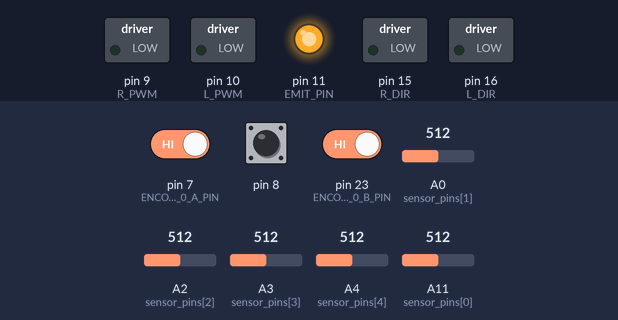
The sketch below on a simulated Arduino Leonardo, built with avr-gcc and run on an emulated ATmega32U4. On the bench: switched loads named in the sketch (green lamp = pin HIGH), output pins drawn as LEDs (lit = HIGH). The inputs (shaded band) are chosen by the test bench; at power-on: A0 (sensor_pins[1]) = 512, A11 (sensor_pins[0]) = 512, A3 (sensor_pins[3]) = 512, pin 7 (ENCODER_0_A_PIN) HIGH, pin 8 HIGH, A2 (sensor_pins[2]) = 512, A4 (sensor_pins[4]) = 512, pin 23 (ENCODER_0_B_PIN) HIGH. What the sketch prints to the serial monitor is not drawn.

Above: at 6.7 s.
6.8 s: A0 (sensor_pins[1]) set to 716
At 7.6 s:
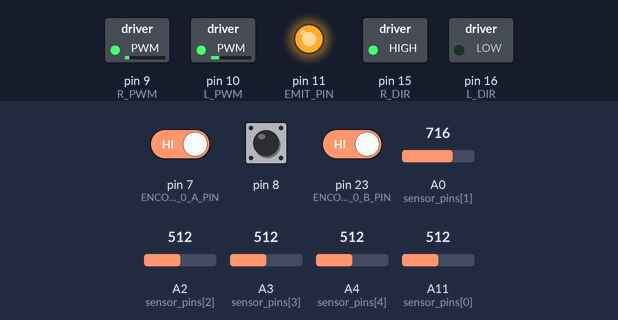
8.3 s: A11 (sensor_pins[0]) set to 375
9.8 s: A11 (sensor_pins[0]) set to 355
At 10.4 s:
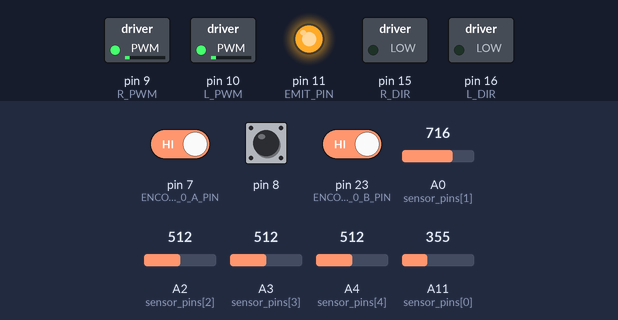
11.3 s: A3 (sensor_pins[3]) set to 716
At 12.2 s:
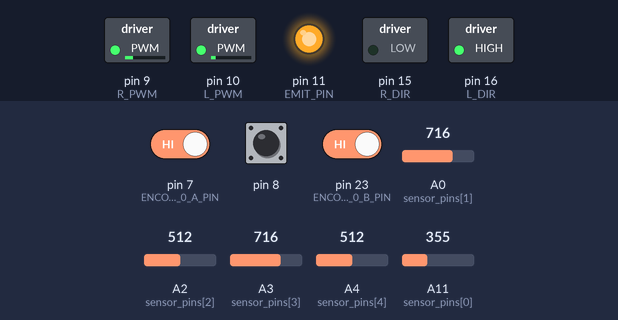
12.8 s: A0 (sensor_pins[1]) set to 805
14.3 s: A0 (sensor_pins[1]) set to 831
At 15.1 s:
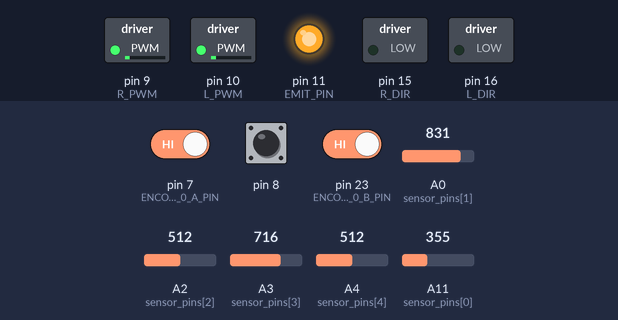
Timing chart, 0 to 16.8 s (numbered marks = the images above; inputs shaded):
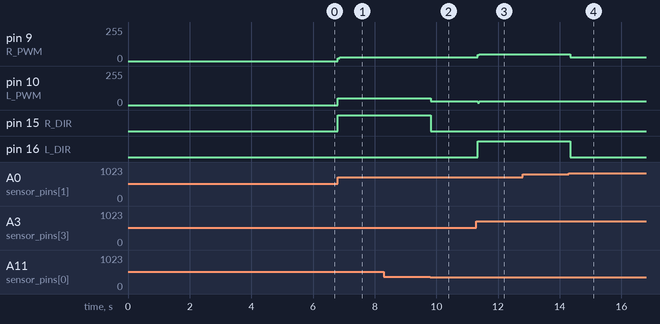

The sketch:

follower.ino
```cpp
#include "Motors.h"
#include "PID.h"
#include "Kinematics.h"
#include "LineSensors.h"
#include <math.h>
#include "Encoders.h"

// ========== 基础组件 ==========
Motors_c motors;
Kinematics_c pose;
LineSensors_c line_sensors;

PID_c turn_pid;  // 用于旋转控制的PID

// ========== 速度估计变量 ==========
unsigned long speed_est_ts = 0;
#define SPEED_EST_MS 10
long last_e0 = 0;
long last_e1 = 0;
float speed_right = 0.0f;
float speed_left  = 0.0f;

// ========== Leader跟随参数 ==========
const bool DEBUG_SERIAL = true;
const float TURN_BASE_SPEED = 20.0f;    // 原地旋转基础速度（PWM）
const float TURN_MAX_SPEED = 40.0f;     // 最大旋转速度

// ⚠️ 黑色桌面会吸收IR光，导致信号很弱！
// 需要大幅降低阈值，并使用差值而非绝对值来检测
const float IR_THRESHOLD = 20.0f;       // IR信号检测阈值（降低以适应黑色桌面）
const float ALIGNMENT_TOLERANCE = 30.0f; // 对齐容差（降低以提高灵敏度）

// ========== 跟随移动参数 ==========
const float FOLLOW_SPEED = 30.0f;       // 跟随前进速度（PWM）
const float MIN_SIGNAL_TO_FOLLOW = 250.0f;  // 最小信号强度（太远就不跟了）

// 背景IR值（启动时校准）
float background_ir[NUM_SENSORS] = {0};
float background_avg = 0.0f;

// ========== 读取IR信号强度 ==========
// 返回5个线传感器的平均IR强度
float getIRSignalStrength() {
  line_sensors.readSensorsADC();
  float total = 0.0f;
  for (int i = 0; i < NUM_SENSORS; i++) {
    total += line_sensors.readings[i];
  }
  return total / NUM_SENSORS;
}

// ========== 计算左右IR差值 ==========
// ⚠️ 重要：在黑色桌面上，Leader会"遮挡"IR反射
// 所以读数是：高=没遮挡（远离Leader），低=被遮挡（靠近Leader）
// 正值表示Leader在左侧，负值表示在右侧（与白色桌面相反！）
float getIRBalance() {
  line_sensors.readSensorsADC();

  // 使用多个传感器的加权平均
  // 左侧：传感器0和1
  // 右侧：传感器3和4
  float left_avg = (line_sensors.readings[0] + line_sensors.readings[1]) / 2.0f;
  float right_avg = (line_sensors.readings[3] + line_sensors.readings[4]) / 2.0f;

  // ⚠️ 黑色桌面：低值=Leader在那一侧
  // 所以用 左侧 - 右侧（与白色桌面相反）
  return left_avg - right_avg;  // 左侧强度 - 右侧强度
}

// ========== 更新位姿 ==========
void updatePose(){
  static unsigned long pose_ts = 0;
  if ( millis() - pose_ts >= 10 ) {
    pose_ts = millis();
    pose.update();
  }
}

// ========== 跟随Leader（简化版：旋转对齐 + 持续跟随）==========
void followLeaderSimple() {
  // 读取IR信号
  float ir_balance = getIRBalance();
  float avg_signal = getIRSignalStrength();
  float signal_drop = background_avg - avg_signal;
  float signal_diff = fabs(ir_balance);

  // 检查是否检测到Leader
  // 降低阈值以适应高背景值环境
  if (signal_drop < 20.0f && signal_diff < IR_THRESHOLD) {
    // 没有检测到Leader，停止
    motors.setPWM(0, 0);
    turn_pid.reset();

    if (DEBUG_SERIAL) {
      static unsigned long debug_ts = 0;
      if (millis() - debug_ts >= 500) {
        debug_ts = millis();
        Serial.println("未检测到Leader - 停止");
        Serial.print("信号: "); Serial.print(avg_signal, 2);
        Serial.print(" | 背景: "); Serial.println(background_avg, 2);
      }
    }
    return;
  }

  // 控制更新（每50ms）
  static unsigned long control_ts = 0;
  if (millis() - control_ts >= 50) {
    control_ts = millis();

    // ========== 1. 计算旋转控制（对齐方向）==========
    float turn_pwm = 0;
    if (fabs(ir_balance) > ALIGNMENT_TOLERANCE) {
      // 需要旋转对齐
      turn_pwm = turn_pid.update(0.0f, ir_balance);
      turn_pwm = constrain(turn_pwm, -TURN_MAX_SPEED, TURN_MAX_SPEED);
    } else {
      // 已对齐，重置旋转PID
      turn_pid.reset();
    }

    // ========== 2. 简单的前进控制 ==========
    float forward_pwm = 0;

    // 只要检测到Leader，就持续前进
    // 信号太弱（太远）时才停止
    if (avg_signal > MIN_SIGNAL_TO_FOLLOW) {
      // 检测到Leader，持续跟随
      forward_pwm = FOLLOW_SPEED;
    } else {
      // 信号太弱，停止前进
      forward_pwm = 0;
    }

    // ========== 3. 混合控制：旋转 + 前进 ==========
    // 如果需要大幅旋转，减少前进速度
    float turn_factor = fabs(turn_pwm) / TURN_MAX_SPEED;  // 0-1
    forward_pwm *= (1.0 - turn_factor * 0.6);  // 旋转时减速60%

    // 计算左右轮PWM
    int left_pwm = (int)(forward_pwm - turn_pwm);
    int right_pwm = (int)(forward_pwm + turn_pwm);

    // 限制PWM范围
    left_pwm = constrain(left_pwm, -60, 60);
    right_pwm = constrain(right_pwm, -60, 60);

    motors.setPWM(left_pwm, right_pwm);

    // ========== 4. 调试输出 ==========
    if (DEBUG_SERIAL) {
      static unsigned long debug_ts = 0;
      if (millis() - debug_ts >= 200) {
        debug_ts = millis();

        Serial.print("跟随 | 信号: "); Serial.print(avg_signal, 0);
        Serial.print(" | IR差值: "); Serial.print(ir_balance, 2);
        Serial.print(" | 转向: "); Serial.print((int)turn_pwm);
        Serial.print(" | 前进: "); Serial.print((int)forward_pwm);
        Serial.print(" | L/R: "); Serial.print(left_pwm);
        Serial.print("/"); Serial.print(right_pwm);

        // 状态指示
        if (fabs(ir_balance) > ALIGNMENT_TOLERANCE) {
          Serial.print(" | 调整方向");
        } else {
          Serial.print(" | 已对齐");
        }

        if (forward_pwm > 0) {
          Serial.println(" | 跟随中");
        } else {
          Serial.println(" | 太远-停止");
        }
      }
    }
  }
}

// ========== 校准背景IR值 ==========
void calibrateBackground() {
  Serial.println("\n开始校准背景IR值...");
  Serial.println("请确保Leader尚未启动或距离较远");
  delay(2000);

  // 采样10次取平均
  for (int sample = 0; sample < 10; sample++) {
    line_sensors.readSensorsADC();
    for (int i = 0; i < NUM_SENSORS; i++) {
      background_ir[i] += line_sensors.readings[i];
    }
    delay(50);
  }

  // 计算平均值
  background_avg = 0.0f;
  for (int i = 0; i < NUM_SENSORS; i++) {
    background_ir[i] /= 10.0f;
    background_avg += background_ir[i];
  }
  background_avg /= NUM_SENSORS;

  Serial.println("背景IR校准完成：");
  Serial.print("背景平均值: "); Serial.println(background_avg, 2);
  Serial.print("各传感器背景值: ");
  for (int i = 0; i < NUM_SENSORS; i++) {
    Serial.print(background_ir[i], 1); Serial.print(" ");
  }
  Serial.println();
}

// ========== SETUP ==========
void setup() {
  // 初始化串口
  Serial.begin(9600);
  delay(1000);
  Serial.println("\n\n*** Follower - Leader跟随程序 ***");
  Serial.println("模式：原地旋转跟随（黑色桌面优化）");

  // 初始化电机
  motors.initialise();

  // 初始化编码器
  setupEncoder0();
  setupEncoder1();

  // 初始化位姿
  pose.initialise(0, 0, 0);

  // 初始化线传感器（用于检测Leader的IR信号）
  line_sensors.initialiseForADC();

  // ⚠️ 重要：initialiseForADC()会设置EMIT_PIN为OUTPUT+HIGH
  // 必须在之后重新设置为INPUT来关闭IR发射
  // 根据官方文档：INPUT模式会关闭IR LED
  pinMode(EMIT_PIN, INPUT);  // INPUT = 关闭IR发射，只接收外部IR源

  Serial.println("✓ 线传感器已初始化");
  Serial.println("✓ EMIT_PIN已设置为INPUT（关闭IR发射）");

  // 校准背景IR值
  calibrateBackground();

  // 初始化旋转PID控制器
  turn_pid.initialise(0.30f, 0.002f, 0.3f);
  turn_pid.reset();

  Serial.println("\n系统初始化完成");
  Serial.println("========================================");
  Serial.println("控制模式：简单跟随（旋转对齐 + 持续前进）");
  Serial.println("PID参数：");
  Serial.println("  - 旋转PID: Kp=0.30, Ki=0.002, Kd=0.3");
  Serial.println("跟随参数：");
  Serial.println("  - 跟随速度: 30 PWM");
  Serial.println("  - 最小信号: 250 (太远停止)");
  Serial.println("⚠️  注意：");
  Serial.println("  - Follower会持续跟随Leader");
  Serial.println("  - 不会保持固定距离");
  Serial.println("  - 需要手动控制Leader避免碰撞");
  Serial.println("========================================");
  Serial.println("Follower已准备好，等待检测Leader信号...\n");
  delay(2000);
}

// ========== LOOP ==========
void loop() {
  // 更新位姿
  updatePose();

  // 执行简单跟随（旋转对齐 + 持续前进）
  followLeaderSimple();

  delay(10);
}
```

Encoders.h
```cpp
#ifndef _ENCODERS_H
#define _ENCODERS_H

#define ENCODER_0_A_PIN  7
#define ENCODER_0_B_PIN  23
#define ENCODER_1_A_PIN  26

volatile long count_e0;
volatile byte state_e0;
volatile long count_e1;
volatile byte state_e1;

ISR( INT6_vect ) {
  boolean e0_B = digitalRead( ENCODER_0_B_PIN );
  boolean e0_A = digitalRead( ENCODER_0_A_PIN );

  e0_A = e0_A ^ e0_B;

  state_e0 = state_e0 | ( e0_B  << 3 );
  state_e0 = state_e0 | ( e0_A  << 2 );

  if ( state_e0 == 1 ) {
    count_e0--;
  } else if ( state_e0 == 2) {
    count_e0++;
  } else if ( state_e0 == 4) {
    count_e0++;
  } else if ( state_e0 == 7) {
    count_e0--;
  } else if ( state_e0 == 8) {
    count_e0--;
  } else if ( state_e0 == 11) {
    count_e0++;
  } else if ( state_e0 == 13) {
    count_e0++;
  } else if ( state_e0 == 14) {
    count_e0--;
  }

  state_e0 = state_e0 >> 2;

}

ISR( PCINT0_vect ) {

  boolean e1_B = PINE & (1 << PINE2);

  boolean e1_A = digitalRead( ENCODER_1_A_PIN );

  e1_A = e1_A ^ e1_B;

  state_e1 = state_e1 | ( e1_B  << 3 );
  state_e1 = state_e1 | ( e1_A  << 2 );

  if ( state_e1 == 1 ) {
    count_e1--;
  } else if ( state_e1 == 2) {
    count_e1++;
  } else if ( state_e1 == 4) {
    count_e1++;
  } else if ( state_e1 == 7) {
    count_e1--;
  } else if ( state_e1 == 8) {
    count_e1--;
  } else if ( state_e1 == 11) {
    count_e1++;
  } else if ( state_e1 == 13) {
    count_e1++;
  } else if ( state_e1 == 14) {
    count_e1--;
  }

  state_e1 = state_e1 >> 2;
}

void setupEncoder0()
{
  count_e0 = 0;

  pinMode( ENCODER_0_A_PIN, INPUT );
  pinMode( ENCODER_0_B_PIN, INPUT );

  state_e0 = 0;

  boolean e0_A = digitalRead( ENCODER_0_A_PIN );
  boolean e0_B = digitalRead( ENCODER_0_B_PIN );
  e0_A = e0_A ^ e0_B;

  state_e0 = state_e0 | ( e0_B << 1 );
  state_e0 = state_e0 | ( e0_A << 0 );

  EIMSK = EIMSK & ~(1 << INT6);

  EICRB |= ( 1 << ISC60 );

  EIFR |= ( 1 << INTF6 );

  EIMSK |= ( 1 << INT6 );

}

void setupEncoder1(){

  count_e1 = 0;

  DDRE = DDRE & ~(1 << DDE6);

  PORTE = PORTE | (1 << PORTE2 );

  pinMode( ENCODER_1_A_PIN, INPUT );
  digitalWrite( ENCODER_1_A_PIN, HIGH );

  state_e1 = 0;

  boolean e1_B = PINE & (1 << PINE2);

  boolean e1_A = digitalRead( ENCODER_1_A_PIN );

  e1_A = e1_A ^ e1_B;

  state_e1 = state_e1 | ( e1_B << 1 );
  state_e1 = state_e1 | ( e1_A << 0 );

  PCICR = PCICR & ~( 1 << PCIE0 );

  PCMSK0 |= (1 << PCINT4);

  PCIFR |= (1 << PCIF0);

  PCICR |= (1 << PCIE0);
}

#endif
```

Kinematics.h
```cpp
#ifndef _KINEMATICS_H
#define _KINEMATICS_H

#include <math.h>

extern volatile long count_e0;
extern volatile long count_e1;

const float count_per_rev = 358.3;
const float wheel_radius  = 16.63;
const float wheel_sep     = 43.15;

const float mm_per_count  = ( 2.0 * wheel_radius * PI ) / count_per_rev;

class Kinematics_c {
  public:

    float x,y,theta;

    long last_e1;
    long last_e0;

    Kinematics_c() {

    }

    void initialise( float start_x, float start_y, float start_th ) {
      last_e0 = count_e0;
      last_e1 = count_e1;
      x = start_x;
      y = start_y;
      theta = start_th;
    }

    void update( ) {

        long delta_e1;
        long delta_e0;
        float mean_delta;

        float x_contribution;
        float th_contribution;

        delta_e1 = count_e1 - last_e1;
        delta_e0 = count_e0 - last_e0;

        last_e1 = count_e1;
        last_e0 = count_e0;

        mean_delta = (float)delta_e1;
        mean_delta += (float)delta_e0;
        mean_delta /= 2.0;

        x_contribution = mean_delta * mm_per_count;

        th_contribution = (float)delta_e0;
        th_contribution -= (float)delta_e1;
        th_contribution *= mm_per_count;
        th_contribution /= (wheel_sep *2.0);

        x = x + x_contribution * cos( theta );
        y = y + x_contribution * sin( theta );
        theta = theta + th_contribution;

    }

};

#endif
```

LineSensors.h
```cpp
#ifndef _LINESENSORS_H
#define _LINESENSORS_H

#define NUM_SENSORS 5

const int sensor_pins[ NUM_SENSORS ] = { A11, A0, A2, A3, A4 };

#define EMIT_PIN   11

class LineSensors_c {

  public:

    float readings[ NUM_SENSORS ];

    float minimum[ NUM_SENSORS ];
    float maximum[ NUM_SENSORS ];
    float scaling[ NUM_SENSORS ];

    float calibrated[ NUM_SENSORS ];

    LineSensors_c() {
      for (int i = 0; i < NUM_SENSORS; i++) {
        readings[i] = 0.0;
        calibrated[i] = 0.0;
        minimum[i] = 1023.0;
        maximum[i] = 0.0;
        scaling[i] = 1.0;
      }
    }

    void initialiseForADC() {

      pinMode( EMIT_PIN, OUTPUT );
      digitalWrite( EMIT_PIN, HIGH );

      for( int sensor = 0; sensor < NUM_SENSORS; sensor++ ) {
        pinMode( sensor_pins[sensor], INPUT_PULLUP );
      }

    }

    void readSensorsADC() {

      initialiseForADC();

      for( int sensor = 0; sensor < NUM_SENSORS; sensor++ ) {
        readings[sensor] = (float)analogRead( sensor_pins[sensor] );
      }

    }

    void calcCalibratedADC() {

      readSensorsADC();

      for( int sensor = 0; sensor < NUM_SENSORS; sensor++ ) {
        float range = (maximum[sensor] - minimum[sensor]);
        if (range <= 0.0) range = 1.0;
        scaling[sensor] = 1.0 / range;
        float v = (readings[sensor] - minimum[sensor]) * scaling[sensor];
        calibrated[sensor] = v;
      }

    }

    void initialiseForDigital() {

      pinMode( EMIT_PIN, OUTPUT );
      digitalWrite( EMIT_PIN, HIGH );

    }

    void readSensorsDigital() {
    }

    bool onLine( float threshold = 0.6 ) {
      calcCalibratedADC();
      for (int i = 0; i < NUM_SENSORS; i++) {
        if ( calibrated[i] >= threshold ) return true;
      }
      return false;
    }

};

#endif
```

Motors.h
```cpp
#ifndef _MOTORS_H
#define _MOTORS_H

#define L_PWM 10
#define L_DIR 16
#define R_PWM 9
#define R_DIR 15

#define L_FWD LOW
#define L_REV HIGH
#define R_FWD LOW
#define R_REV HIGH

#define RIGHT_SCALE 0.978f

#define MAX_PWM 180.0

class Motors_c {

  public:

    Motors_c() {
    }

    void initialise() {

      pinMode( L_PWM , OUTPUT );
      pinMode( L_DIR , OUTPUT );
      pinMode( R_PWM , OUTPUT );
      pinMode( R_DIR , OUTPUT );

      digitalWrite( L_DIR, L_FWD );
      digitalWrite( R_DIR, R_FWD );

      analogWrite( L_PWM , 0 );
      analogWrite( R_PWM , 0 );

    }

    void setPWM( float left_pwr, float right_pwr ) {

      if ( left_pwr < 0 ) {
        digitalWrite( L_DIR, L_REV );
      } else {
        digitalWrite( L_DIR, L_FWD );
      }

      if ( right_pwr < 0 ) {
        digitalWrite( R_DIR, R_REV );
      } else {
        digitalWrite( R_DIR, R_FWD );
      }

      if ( left_pwr < 0 ) left_pwr = -left_pwr;
      if ( left_pwr > 255.0 ) left_pwr = 255.0;
      if ( left_pwr > MAX_PWM ) left_pwr = MAX_PWM;
      int left_pwm_val = (int)left_pwr;

      if ( right_pwr < 0 ) right_pwr = -right_pwr;
      right_pwr = right_pwr * RIGHT_SCALE;
      if ( right_pwr > 255.0 ) right_pwr = 255.0;
      if ( right_pwr > MAX_PWM ) right_pwr = MAX_PWM;
      int right_pwm_val = (int)right_pwr;

      analogWrite( L_PWM, left_pwm_val );
      analogWrite( R_PWM, right_pwm_val );

      return;

    }

};

#endif
```

Source omitted: PID.h (5120 bytes)

Measured:
- the behaviour switches between 369 and 368 on A11 (sensor_pins[0]) (found by bisection; images 1 and 2)
- the behaviour switches between 812 and 813 on A0 (sensor_pins[1]) (found by bisection; images 3 and 4)
- after the input at 6.8 s, pin 9 (R_PWM): 0/255 → 27/255 at once; pin 10 (L_PWM): 0/255 → 52/255 at once; pin 15 (R_DIR): LOW → HIGH at once
- after the input at 8.3 s, every drawn part: stays the same
- after the input at 9.8 s, pin 9 (R_PWM): 27/255 → 29/255 at once; pin 10 (L_PWM): 52/255 → 30/255 at once; pin 15 (R_DIR): HIGH → LOW at once
- after the input at 11.3 s, pin 9 (R_PWM): 29/255 → 50/255 at once; pin 10 (L_PWM): 30/255 → 28/255 at once; pin 16 (L_DIR): LOW → HIGH at once
- after the input at 12.8 s, every drawn part: stays the same
- after the input at 14.3 s, pin 9 (R_PWM): 50/255 → 29/255 at once; pin 10 (L_PWM): 28/255 → 30/255 at once; pin 16 (L_DIR): HIGH → LOW at once
